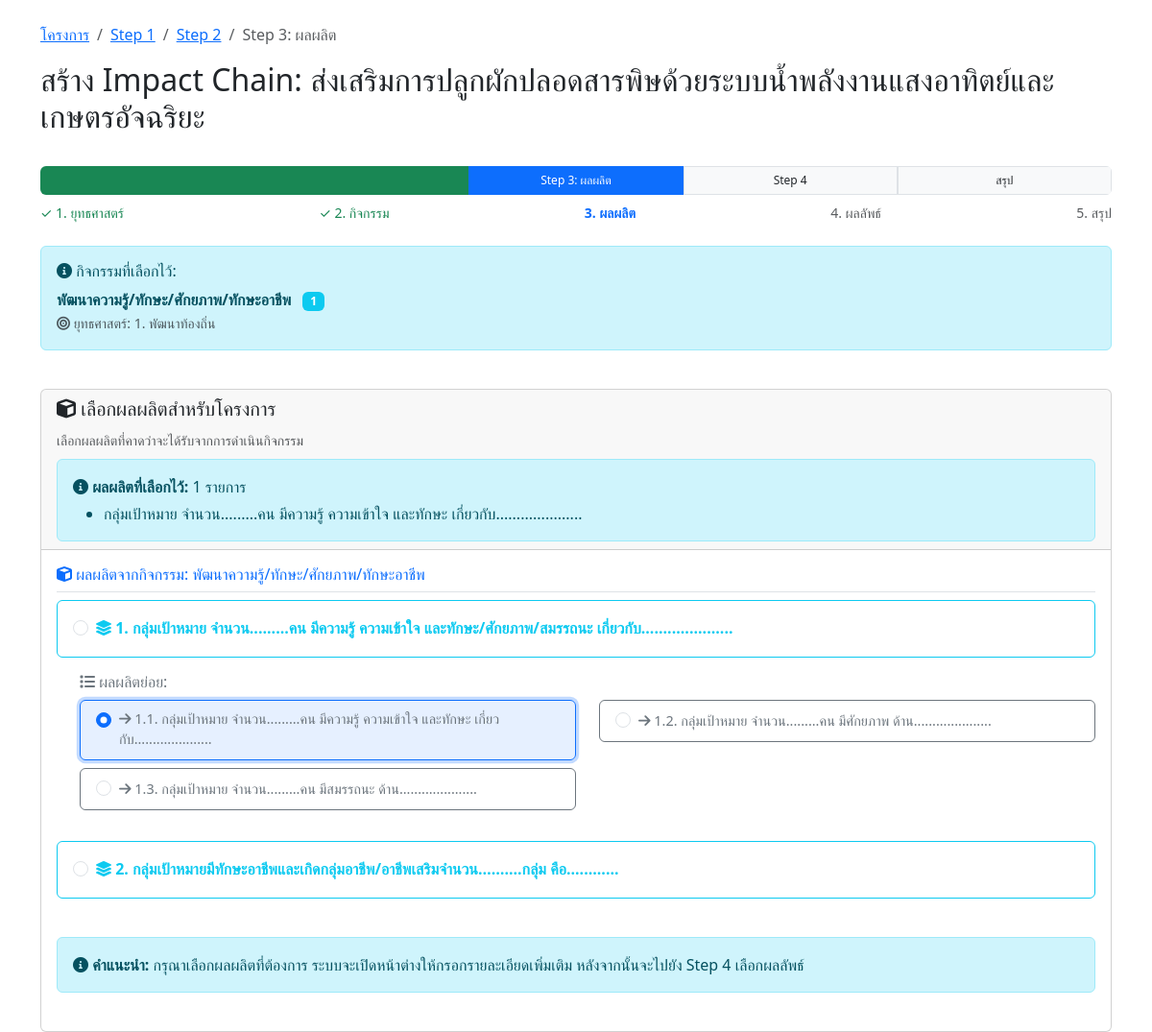
Before: /impact-chain/step3-output.php?project_id=7 (signed in) with the older database file.
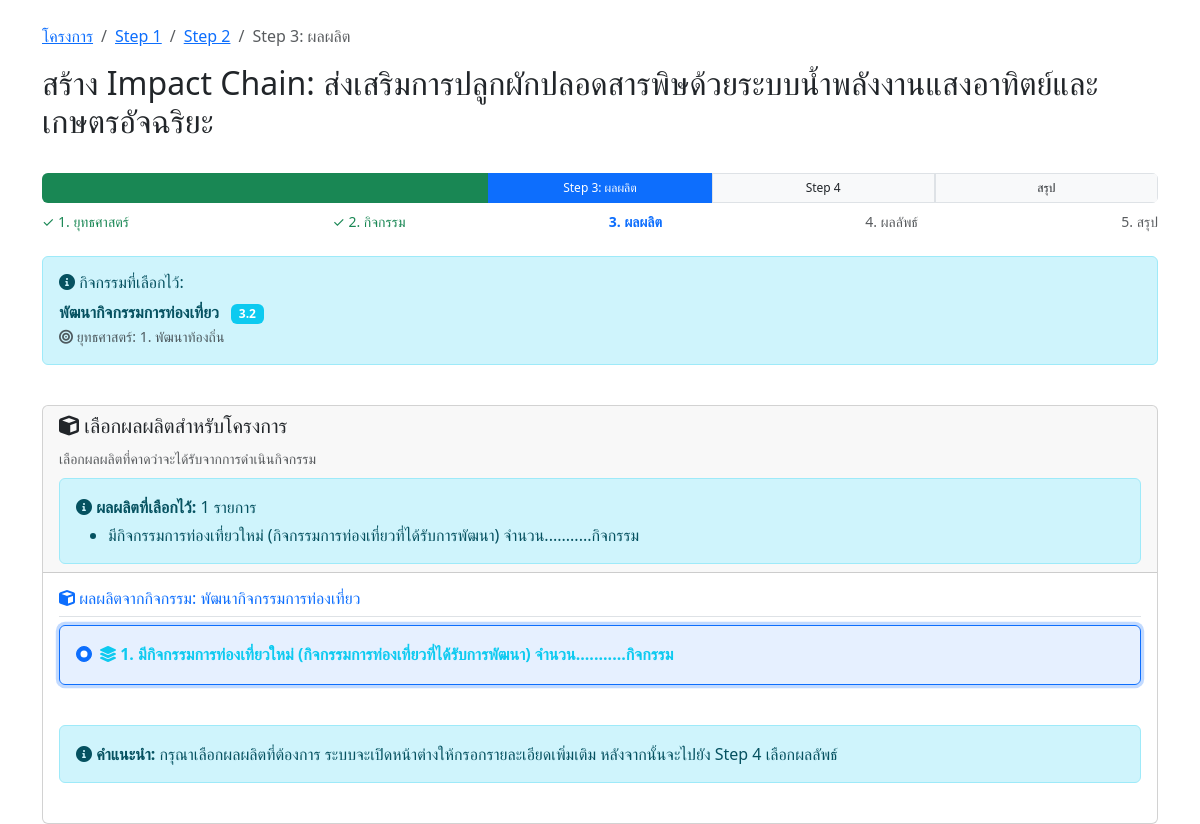
After: the same page with the newer database file.
### tables this page shows
CREATE TABLE `project_activities` (
  `id` int(11) NOT NULL,
  `project_id` int(11) NOT NULL COMMENT 'รหัสโครงการ',
  `activity_id` int(11) NOT NULL COMMENT 'รหัสกิจกรรม',
  `created_by` varchar(100) DEFAULT NULL COMMENT 'ผู้สร้าง',
  `created_at` timestamp NOT NULL DEFAULT current_timestamp(),
  `updated_at` timestamp NOT NULL DEFAULT current_timestamp() ON UPDATE current_timestamp()
);

CREATE TABLE `activities` (
  `activity_id` int(11) NOT NULL,
  `strategy_id` int(11) NOT NULL,
  `activity_code` varchar(20) NOT NULL,
  `activity_name` varchar(500) NOT NULL,
  `activity_description` text DEFAULT NULL
);

CREATE TABLE `strategies` (
  `strategy_id` int(11) NOT NULL,
  `strategy_code` varchar(50) NOT NULL,
  `strategy_name` varchar(255) NOT NULL,
  `description` text DEFAULT NULL,
  `created_at` timestamp NOT NULL DEFAULT current_timestamp()
);

CREATE TABLE `project_outputs` (
  `id` int(11) NOT NULL,
  `project_id` int(11) NOT NULL COMMENT 'รหัสโครงการ',
  `output_id` int(11) NOT NULL COMMENT 'รหัสผลผลิต',
  `output_details` text NOT NULL COMMENT 'รายละเอียดเพิ่มเติมของผลผลิต',
  `created_by` varchar(100) DEFAULT NULL COMMENT 'ผู้สร้าง',
  `created_at` timestamp NOT NULL DEFAULT current_timestamp(),
  `updated_at` timestamp NOT NULL DEFAULT current_timestamp() ON UPDATE current_timestamp()
);

CREATE TABLE `outputs` (
  `output_id` int(11) NOT NULL,
  `activity_id` int(11) NOT NULL,
  `output_sequence` varchar(10) DEFAULT NULL,
  `output_description` text NOT NULL,
  `target_details` text DEFAULT NULL
);

### impact-chain/step3-output.php (the view, shortened to what the changed rows need)
<?php
require_once '../config.php';
$project_id = isset($_GET['project_id']) ? (int)$_GET['project_id'] : 0;
$user_id = $_SESSION['user_id'];
$check_query = "SELECT * FROM projects WHERE id = ? AND created_by = ?";
$check_stmt = mysqli_prepare($conn, $check_query);
mysqli_stmt_bind_param($check_stmt, 'is', $project_id, $user_id);
mysqli_stmt_execute($check_stmt);
$project_result = mysqli_stmt_get_result($check_stmt);
$project = mysqli_fetch_assoc($project_result);
$selected_activity = null;
$activity_query = "SELECT pa.activity_id, a.activity_name, a.activity_code, a.activity_description, s.strategy_id, s.strategy_name
                   FROM project_activities pa
                   JOIN activities a ON pa.activity_id = a.activity_id
                   JOIN strategies s ON a.strategy_id = s.strategy_id
                   WHERE pa.project_id = ?";
$activity_stmt = mysqli_prepare($conn, $activity_query);
mysqli_stmt_bind_param($activity_stmt, 'i', $project_id);
mysqli_stmt_execute($activity_stmt);
$activity_result = mysqli_stmt_get_result($activity_stmt);
if (mysqli_num_rows($activity_result) > 0) {
    $selected_activity = mysqli_fetch_assoc($activity_result);
} else {
    $_SESSION['error_message'] = "กรุณาเลือกกิจกรรมก่อน";
    header("location: step2-activity.php?project_id=" . $project_id);
    exit;
}
$activity_id = $selected_activity['activity_id'];
$outputs_query = "SELECT o.*, a.activity_name, s.strategy_name
                  FROM outputs o
                  JOIN activities a ON o.activity_id = a.activity_id
                  JOIN strategies s ON a.strategy_id = s.strategy_id
                  WHERE o.activity_id = ?
                  ORDER BY o.output_sequence ASC, o.output_id ASC";
$outputs_stmt = mysqli_prepare($conn, $outputs_query);
mysqli_stmt_bind_param($outputs_stmt, 's', $activity_id);
mysqli_stmt_execute($outputs_stmt);
$outputs_result = mysqli_stmt_get_result($outputs_stmt);
$outputs = mysqli_fetch_all($outputs_result, MYSQLI_ASSOC);
$selected_outputs = [];
$selected_output_ids = [];
$selected_output_query = "SELECT po.output_id, o.output_description
                         FROM project_outputs po
                         JOIN outputs o ON po.output_id = o.output_id
                         WHERE po.project_id = ?";
$selected_output_stmt = mysqli_prepare($conn, $selected_output_query);
mysqli_stmt_bind_param($selected_output_stmt, 'i', $project_id);
mysqli_stmt_execute($selected_output_stmt);
$selected_output_result = mysqli_stmt_get_result($selected_output_stmt);
while ($output = mysqli_fetch_assoc($selected_output_result)) {
    $selected_outputs[] = $output;
    $selected_output_ids[] = $output['output_id'];
}
$grouped_outputs = [];
foreach ($outputs as $output) {
    $sequence = $output['output_sequence'];
    if (strpos($sequence, '.') === false) {
        $grouped_outputs[$sequence]['main'] = $output;
    } else {
        $main_sequence = explode('.', $sequence)[0];
        $grouped_outputs[$main_sequence]['sub'][] = $output;
    }
}
ksort($grouped_outputs);
?>
<!DOCTYPE html>
<html lang="th">
<head>
    <link href="https://cdn.jsdelivr.net/npm/bootstrap@5.3.0/dist/css/bootstrap.min.css" rel="stylesheet">
    <link href="https://cdnjs.cloudflare.com/ajax/libs/font-awesome/6.0.0/css/all.min.css" rel="stylesheet">
</head>
<body>
    <div class="container mt-4">
        <div class="row mb-4">
            <div class="col-12">
                <h2>สร้าง Impact Chain: <?php echo htmlspecialchars($project['name']); ?></h2>
            </div>
        </div>
        <div class="row mb-4">
            <div class="col-12">
                <div class="alert alert-info">
                    <div class="mb-0">
                        <strong><?php echo htmlspecialchars($selected_activity['activity_name']); ?></strong>
                        <span class="badge bg-info ms-2"><?php echo htmlspecialchars($selected_activity['activity_code']); ?></span>
                        <br>
                        <small class="text-muted">
                            <i class="fas fa-bullseye"></i> ยุทธศาสตร์: <?php echo $selected_activity['strategy_id']; ?>. <?php echo htmlspecialchars($selected_activity['strategy_name']); ?>
                        </small>
                    </div>
                </div>
            </div>
        </div>
        <div class="row">
            <div class="col-12">
                <div class="card">
                    <div class="card-header">
                        <?php if (!empty($selected_outputs)): ?>
                            <div class="mt-2">
                                <div class="alert alert-info mb-0">
                                    <ul class="mb-0 mt-1">
                                        <?php foreach ($selected_outputs as $output): ?>
                                            <li><?php echo htmlspecialchars($output['output_description']); ?></li>
                                        <?php endforeach; ?>
                                    </ul>
                                </div>
                            </div>
                        <?php endif; ?>
                    </div>
                    <div class="card-body">
                        <?php if (empty($outputs)): ?>
                            <div class="alert alert-warning">
                                <i class="fas fa-exclamation-triangle"></i> ไม่พบข้อมูลผลผลิตที่เกี่ยวข้องกับกิจกรรมที่เลือก
                            </div>
                            <div class="d-flex justify-content-between">
                                <a href="step2-activity.php?project_id=<?php echo $project_id; ?>" class="btn btn-outline-secondary">
                                    <i class="fas fa-arrow-left"></i> ย้อนกลับ
                                </a>
                            </div>
                        <?php else: ?>
                            <div class="mb-4">
                                <h6 class="text-primary border-bottom pb-2">
                                    <i class="fas fa-cube"></i> ผลผลิตจากกิจกรรม: <?php echo htmlspecialchars($selected_activity['activity_name']); ?>
                                </h6>
                                <?php
                                foreach ($grouped_outputs as $main_sequence => $group):
                                ?>
                                    <?php if (isset($group['main'])): ?>
                                        <div class="mb-4">
                                            <div class="row">
                                                <div class="col-12 mb-3">
                                                    <div class="card border-info output-card <?php echo in_array($group['main']['output_id'], $selected_output_ids) ? 'border-primary selected' : ''; ?>">
                                                        <div class="card-body">
                                                            <div class="form-check">
                                                                <input class="form-check-input" type="radio"
                                                                    name="selected_output" value="<?php echo $group['main']['output_id']; ?>"
                                                                    id="output_<?php echo $group['main']['output_id']; ?>"
                                                                    data-output-description="<?php echo htmlspecialchars($group['main']['output_description']); ?>"
                                                                    <?php echo in_array($group['main']['output_id'], $selected_output_ids) ? 'checked' : ''; ?>>
                                                                <label class="form-check-label fw-bold text-info" for="output_<?php echo $group['main']['output_id']; ?>">
                                                                    <i class="fas fa-layer-group"></i> <?php echo $group['main']['output_sequence']; ?>. <?php echo htmlspecialchars($group['main']['output_description']); ?>
                                                                </label>
                                                            </div>
                                                        </div>
                                                    </div>
                                                </div>
                                            </div>
                                            <?php if (isset($group['sub']) && !empty($group['sub'])): ?>
                                                <div class="ms-4">
                                                    <h6 class="text-secondary mb-2">
                                                        <i class="fas fa-list"></i> ผลผลิตย่อย:
                                                    </h6>
                                                    <div class="row">
                                                        <?php foreach ($group['sub'] as $sub_output): ?>
                                                            <div class="col-md-6 mb-2">
                                                                <div class="card border-secondary output-card <?php echo in_array($sub_output['output_id'], $selected_output_ids) ? 'border-primary selected' : ''; ?>">
                                                                    <div class="card-body py-2">
                                                                        <div class="form-check">
                                                                            <input class="form-check-input" type="radio"
                                                                                name="selected_output" value="<?php echo $sub_output['output_id']; ?>"
                                                                                id="output_<?php echo $sub_output['output_id']; ?>"
                                                                                data-output-description="<?php echo htmlspecialchars($sub_output['output_description']); ?>"
                                                                                <?php echo in_array($sub_output['output_id'], $selected_output_ids) ? 'checked' : ''; ?>>
                                                                            <label class="form-check-label text-secondary" for="output_<?php echo $sub_output['output_id']; ?>" style="font-size: 0.9rem;">
                                                                                <i class="fas fa-arrow-right"></i> <?php echo $sub_output['output_sequence']; ?>. <?php echo htmlspecialchars($sub_output['output_description']); ?>
                                                                            </label>
                                                                        </div>
                                                                    </div>
                                                                </div>
                                                            </div>
                                                        <?php endforeach; ?>
                                                    </div>
                                                </div>
                                            <?php endif; ?>
                                        </div>
                                    <?php endif; ?>
                                <?php endforeach; ?>
                                <div class="alert alert-info mt-4">
                                    <i class="fas fa-info-circle"></i>
                                    <strong>คำแนะนำ:</strong> กรุณาเลือกผลผลิตที่ต้องการ ระบบจะเปิดหน้าต่างให้กรอกรายละเอียดเพิ่มเติม หลังจากนั้นจะไปยัง Step 4 เลือกผลลัพธ์
                                </div>
                            </div>
                        <?php endif; ?>
                    </div>
                </div>
            </div>
        </div>
    </div>
</body>
</html>

Changed rows visible on the page:
removed project_activities: activity.activity_name "พัฒนาความรู้/ทักษะ/ศักยภาพ/ทักษะอาชีพ", activity.activity_code "1", strategies.strategy_id "1", strategies.strategy_name "พัฒนาท้องถิ่น"
removed project_outputs: output.output_description "กลุ่มเป้าหมาย จำนวน.........คน มีความรู้ ความเข้าใจ และทักษะ เกี่ยวกับ....................."
no longer on this page (row unchanged): outputs: output_id "☐ 1. กลุ่มเป้าหมาย จำนวน........", output_sequence "1", output_description "กลุ่มเป้าหมาย จำนวน.........คน มีความรู้ ความเข้าใจ และทักษะ/ศักยภาพ/สมรรถนะ เกี่ยวกับ.....................", shown under "ผลผลิตจากกิจกรรม: พัฒนาความรู้/ทักษะ/ศักยภาพ/ทักษะอาชีพ"
no longer on this page (row unchanged): outputs: output_id "☑ 1.1. กลุ่มเป้าหมาย จำนวน......", output_sequence "1.1", output_description "กลุ่มเป้าหมาย จำนวน.........คน มีความรู้ ความเข้าใจ และทักษะ เกี่ยวกับ.....................", shown under "1"
no longer on this page (row unchanged): outputs: output_id "☐ 1.2. กลุ่มเป้าหมาย จำนวน......", output_sequence "1.2", output_description "กลุ่มเป้าหมาย จำนวน.........คน มีศักยภาพ ด้าน.....................", shown under "1"
no longer on this page (row unchanged): outputs: output_id "☐ 1.3. กลุ่มเป้าหมาย จำนวน......", output_sequence "1.3", output_description "กลุ่มเป้าหมาย จำนวน.........คน มีสมรรถนะ ด้าน.....................", shown under "1"
no longer on this page (row unchanged): outputs: output_id "☐ 2. กลุ่มเป้าหมายมีทักษะอาชีพแล", output_sequence "2", output_description "กลุ่มเป้าหมายมีทักษะอาชีพและเกิดกลุ่มอาชีพ/อาชีพเสริมจำนวน……....กลุ่ม คือ............", shown under "ผลผลิตจากกิจกรรม: พัฒนาความรู้/ทักษะ/ศักยภาพ/ทักษะอาชีพ"
added project_activities: activity.activity_name "พัฒนากิจกรรมการท่องเที่ยว", activity.activity_code "3.2", strategies.strategy_id "1", strategies.strategy_name "พัฒนาท้องถิ่น"
added project_outputs: output.output_description "มีกิจกรรมการท่องเที่ยวใหม่ (กิจกรรมการท่องเที่ยวที่ได้รับการพัฒนา) จำนวน...........กิจกรรม"
now on this page (row unchanged): outputs: output_id "☑ 1. มีกิจกรรมการท่องเที่ยวใหม่", output_sequence "1", output_description "มีกิจกรรมการท่องเที่ยวใหม่ (กิจกรรมการท่องเที่ยวที่ได้รับการพัฒนา) จำนวน...........กิจกรรม", shown under "ผลผลิตจากกิจกรรม: พัฒนากิจกรรมการท่องเที่ยว"
